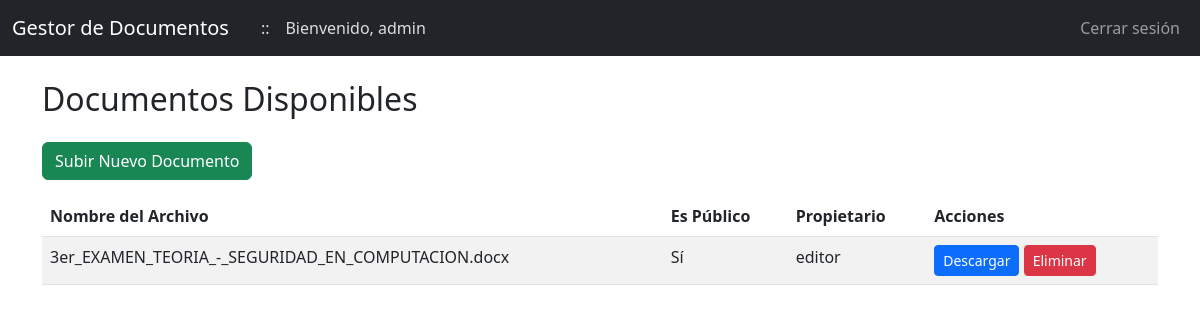
The page /index (signed in) on the database its author committed.
### app/models.py (models this page shows, shortened)
class User(UserMixin, db.Model):
    id = db.Column(db.Integer, primary_key=True)
    username = db.Column(db.String(150), unique=True, nullable=False)
    email = db.Column(db.String(120), unique=True, nullable=False)
    phone = db.Column(db.String(20), nullable=True)
    password_hash = db.Column(db.String(150), nullable=False)
    role_id = db.Column(db.Integer, db.ForeignKey('role.id'), nullable=False)
    role = db.relationship('Role', back_populates='users')

class Document(db.Model):
    id = db.Column(db.Integer, primary_key=True)
    filename = db.Column(db.String(200), nullable=False)
    path = db.Column(db.String(500), nullable=False)
    created_at = db.Column(db.DateTime, default=datetime.utcnow, nullable=False)
    is_public = db.Column(db.Boolean, default=False, nullable=False)
    owner_id = db.Column(db.Integer, db.ForeignKey('user.id'))
    owner = db.relationship('User', backref='documents', lazy=True)
    access_rights = db.relationship('DocumentAccess', back_populates='document')

### app/routes.py (the view)
@bp.route('/index')
@login_required
def index():
    files = []
    if current_user.role.name == 'Lector':
        documents = Document.query.filter_by(is_public=True).all()
        files = [(doc.filename, doc.is_public, doc.owner.username) for doc in documents]
    elif current_user.role.name == 'Editor':
        documents = Document.query.filter((Document.is_public == True) | (Document.owner_id == current_user.id)).all()
        files = [(doc.filename, doc.is_public, doc.owner.username) for doc in documents]
    elif current_user.role.name == 'Administrador':
        documents = Document.query.all()
        files = [(doc.filename, doc.is_public, doc.owner.username) for doc in documents]
    return render_template('index.html', files=files)

### app/__init__.py (called while the page is built)
def create_app():
    app = Flask(__name__)
    app.config.from_object(Config)
    db.init_app(app)
    login_manager.init_app(app)
    from app.models import User
    @login_manager.user_loader
    def load_user(user_id):
        return User.query.get(int(user_id))
    from app import routes
    app.register_blueprint(routes.bp)
    return app

### app/templates/index.html
{% extends "base.html" %}
{% block content %}
<div class="row">
    <div class="col-md-12">
        <h2 class="mb-4">Documentos Disponibles</h2>
        {% if current_user.role.name == 'Editor' or current_user.role.name == 'Administrador' %}
        <a href="{{ url_for('routes.upload') }}" class="btn btn-success mb-3">Subir Nuevo Documento</a>
        {% endif %}
        {% if files %}
        <table class="table table-striped">
            <thead>
                <tr>
                    <th>Nombre del Archivo</th>
                    <th>Es Público</th>
                    <th>Propietario</th>
                    <th>Acciones</th>
                </tr>
            </thead>
            <tbody>
                {% for file, is_public, owner_name in files %}
                <tr>
                    <td>{{ file }}</td>
                    <td>{{ 'Sí' if is_public else 'No' }}</td>
                    <td>{{ owner_name }}</td>
                    <td>
                        <a href="{{ url_for('routes.download_file', filename=file) }}" class="btn btn-primary btn-sm">Descargar</a>
                        {% if current_user.role.name == 'Administrador' or owner_name == current_user.username %}
                        <form method="POST" action="{{ url_for('routes.delete', filename=file) }}" class="d-inline">
                            <button type="submit" class="btn btn-danger btn-sm">Eliminar</button>
                        </form>
                        {% endif %}
                    </td>
                </tr>
                {% endfor %}
            </tbody>
        </table>
        {% else %}
        <p>No hay documentos disponibles.</p>
        {% endif %}
    </div>
</div>
{% endblock %}

### app/templates/base.html (shortened to what this page needs)
<!DOCTYPE html>
<html lang="es">
<head>
    <link href="https://cdn.jsdelivr.net/npm/bootstrap@5.3.0/dist/css/bootstrap.min.css" rel="stylesheet">
</head>
<body>
    <nav class="navbar navbar-expand-lg navbar-dark bg-dark">
        <div class="container-fluid">
            <a class="navbar-brand" href="{{ url_for('routes.index') }}">
                Gestor de Documentos
            </a>
            {% if current_user.is_authenticated %}
                <span class="ms-3" style="color: #ddd;">::</span>
                <span class="ms-3" style="color: #ddd;">Bienvenido, {{ current_user.username }}</span>
                {% endif %}
            {% if current_user.is_authenticated %}
            <ul class="navbar-nav ms-auto">
                <li class="nav-item">
                    <a class="nav-link" href="{{ url_for('routes.logout') }}">Cerrar sesión</a>
                </li>
            </ul>
            {% endif %}
        </div>
    </nav>
    <div class="container mt-4">
        {% block content %}{% endblock %}
    </div>
</body>
</html>

### rows shown on the page
User: username "admin"
Document: files "3er_EXAMEN_TEORIA_-_SEGURIDAD_EN_COMPUTACION.docx"
User: files "editor"

### other values the page prints
{{ 'Sí' if is_public else 'No' }} "Sí"
